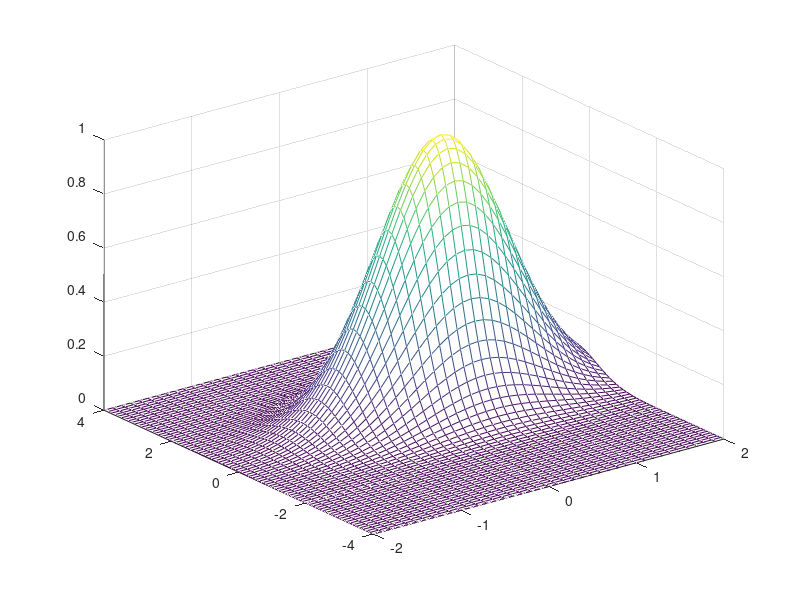

Here is the MATLAB script that generated this plot:
x = -2 : 0.1 : 2;
y = -4 : 0.1 : 4;

[x, y] = meshgrid(x, y);

g = @(x, y) exp(-((x - 1 / 2).^2 + (y - 1 / 2).^2));


mesh(x, y, g(x, y))